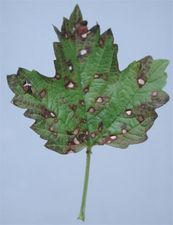
#> input picture Clasificacion de Imagenes/Images/Hojas/enfermas/Training/byZwaWQ9QXBp.jpg, 173 x 225 px, found by its file name
$ jupyter execute --allow-errors Clasificador_hojas_it.ipynb
#> lines starting #> are read from the running program, lines starting #| are printed output that depends on the picture; after the words box and inside, x2 and y2 are one past the last pixel; in counts of white or black regions, pixels touching at a corner belong together
[cell 1]
from google.colab import files
uploaded=files.upload()
#> the answer given: byZwaWQ9QXBp.jpg

[cell 2]
import zipfile
import io
#> (the rest of this cell did not finish here and is left out)

[cell 3]
import numpy as np
import glob
import cv2

[cell 4]
# A Escala de Grises

[cell 5]
img = cv2.imread('./../Imagenes/Hojas/enfermas/Training/byZwaWQ9QXBp.jpg')
#> img is the input picture: shape (225, 173, 3); mean B, G, R 167.5, 162.4, 145.3
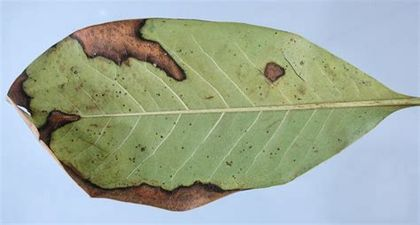
#> input picture Imagenes/Hojas/enfermas/Training/LSZwaWQ9QXBp.jpg, 420 x 225 px
#> further down, img is the input picture: shape (225, 420, 3); mean B, G, R 159.2, 172.6, 160.3
def getFeatures(img):
    gray = cv2.cvtColor(img, cv2.COLOR_BGR2GRAY)
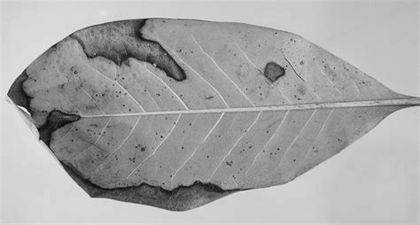
#> gray: shape (225, 420); min 2, max 246, mean 167.4
    threshold,_ = cv2.threshold(gray,0,255,cv2.THRESH_OTSU)
#> threshold = 167
    mask = np.uint8(1*(gray<threshold))
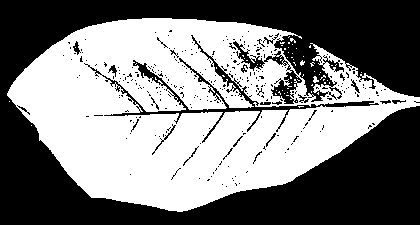
#> mask: shape (225, 420); values 0 (black) and 1 (white), 49.5% white; 65 white regions (63 under 20 px), largest, box (x1, y1, x2, y2) and area: (7, 18, 420, 212) 46545, (313, 76, 319, 83) 26
    B=(1/255)*np.sum(img[:,:,0]*mask)/np.sum(mask)
#> B = 0.377
    G=(1/255)*np.sum(img[:,:,1]*mask)/np.sum(mask)
#> G = 0.55
    R=(1/255)*np.sum(img[:,:,2]*mask)/np.sum(mask)
#> R = 0.523
    return [B,G,R]

[cell 6]
#Rutas para cargar las imagenes, Etiquetas y Caracteristicas

[cell 7]
paths=['./../Imagenes/Hojas/enfermas/Training/',
'./../Imagenes/Hojas/saludables/Training/'
]
labels=[]
features=[]

[cell 8]
#Lectura a cada una de las imagenes para etiqutarlas y extraer sus caracteristicas

[cell 9]
for label, path in enumerate(paths):
    for path in paths :
        for filename in glob.glob(path+'*.jpg'):
            img=cv2.imread(filename)
            feature_vector=np.array(getFeatures(img))
#> feature_vector = [0.377, 0.55, 0.523]
            x=np
            features.append(x)
            labels.append(label)
